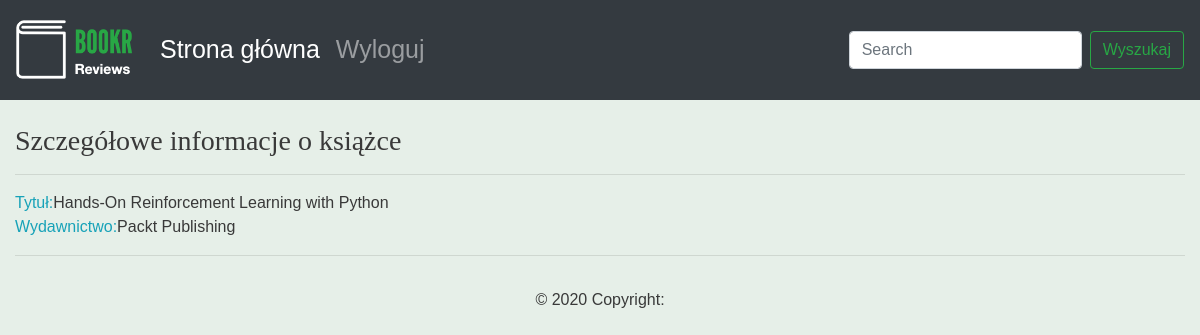
The app's page /book/6/, older data.
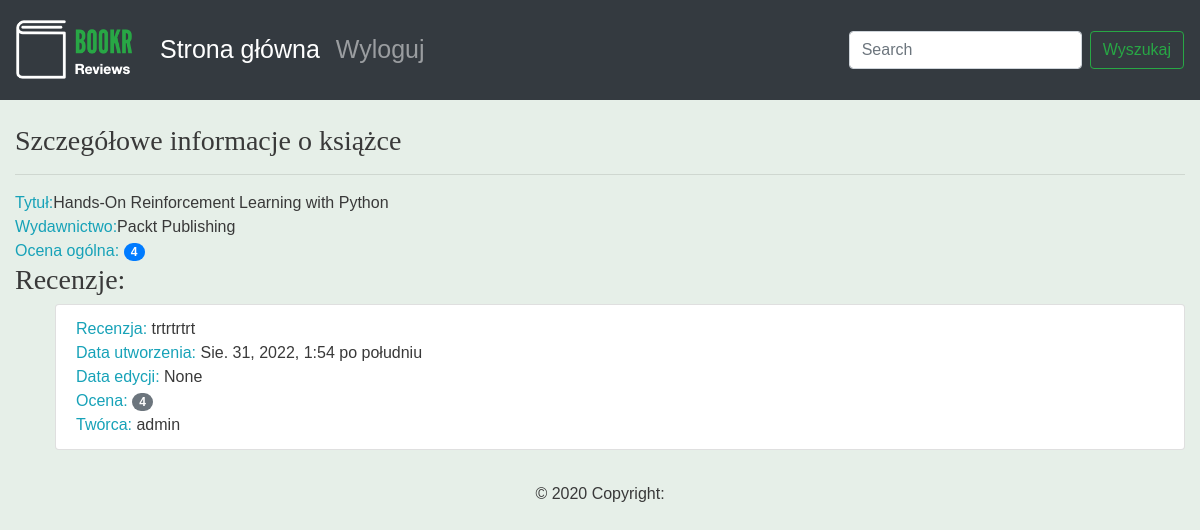
The same page, newer data.
### reviews/models.py (models this page shows)
class Review(models.Model):
    content = models.TextField(help_text="Tekst recenzji.")
    rating = models.IntegerField(help_text="Ocena użytkownika.")
    date_created = models.DateTimeField(auto_now_add=True,
                                        help_text="Data i czas utworzenia recenzji.")
    date_edited = models.DateTimeField(null=True,
                                       help_text="Data i czas ostatniej edycji recenzji.")
    creator = models.ForeignKey(auth.get_user_model(), on_delete=models.CASCADE)
    book = models.ForeignKey(Book, on_delete=models.CASCADE,
                             help_text="Recenzowana książka.")

### reviews/views.py (the view)
# urls.py: path('book/<int:pk>/', views.book_detail, name="book_detail"),
def book_detail(request, pk):
    book = get_object_or_404(Book, pk=pk)
    reviews = book.review_set.all()
    if reviews:
        book_rating = average_rating([review.rating for review in reviews])
        context = {'book': book,
                   'book_rating': book_rating,
                   'reviews': reviews}
    else:
        context = {'book': book,
                   'book_rating': None,
                   'reviews': None}
    return render(request, "reviews/book_detail.html", context)

### reviews/models.py (called while the page is built)
    def __str__(self):
        return self.name

### reviews/utils.py (called while the page is built)
def average_rating(rating_list):
    if not rating_list:
        return 0
    return round(sum(rating_list) / len(rating_list))

### reviews/templates/reviews/book_detail.html (shortened to what this page needs)
{% extends 'base.html' %}
{% block content %}
<br>
<h3>Szczegółowe informacje o książce</h3>
<hr>
<span class="text-info">Tytuł:</span><span>{{ book.title }}</span>
<br>
<span class="text-info">Wydawnictwo:</span><span>{{ book.publisher }}</span>
<br>
{% if not reviews %}
<hr>
{% else %}
<span class="text-info">Ocena ogólna: </span><span class="badge badge-primary badge-pill">{{ book_rating }}</span>
<br>
<h3>Recenzje:</h3>
<ul>
    {% for review in reviews %}
    <li class="list-group-item">
                        <span class="text-info">Recenzja: </span> <span>{{ review.content }}</span>
                        <br>
                        <span class="text-info">Data utworzenia: </span><span>{{ review.date_created }}</span>
                        <br>
                        <span class="text-info">Data edycji: </span><span>{{ review.date_edited }}</span>
                        <br>
                        <span class="text-info">Ocena: </span><span class="badge badge-secondary badge-pill">{{ review.rating }}</span>
                        <br>
                        <span class="text-info">Twórca: </span><span>{{ review.creator.username }}</span>
                        <br>
                  </li>
    {% endfor %}
</ul>
{% endif %}
{% endblock %}

Row changes from the older to the newer data that the page shows:
added Review: content "trtrtrtrt", date_created "Sie. 31, 2022, 1:54 po południu", date_edited "None", rating "4", creator.username "admin"
Text that changed along with them:
{{ book_rating }}: (not shown) → "4"
text now shown: "Ocena ogólna: Recenzje:"
